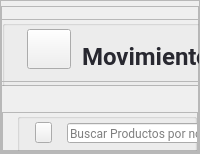
            <widget class="QWidget" name="page_movimientos">
             <layout class="QHBoxLayout" name="horizontalLayout_4">
              <property name="spacing">
               <number>0</number>
              </property>
              <property name="leftMargin">
               <number>0</number>
              </property>
              <property name="topMargin">
               <number>0</number>
              </property>
              <property name="rightMargin">
               <number>0</number>
              </property>
              <property name="bottomMargin">
               <number>0</number>
              </property>
              <item>
               <widget class="QFrame" name="container_mov_2">
                <property name="frameShape">
                 <enum>QFrame::StyledPanel</enum>
                </property>
                <property name="frameShadow">
                 <enum>QFrame::Raised</enum>
                </property>
                <layout class="QVBoxLayout" name="verticalLayout_27" stretch="0,0,0">
                 <property name="spacing">
                  <number>0</number>
                 </property>
                 <property name="leftMargin">
                  <number>0</number>
                 </property>
                 <property name="topMargin">
                  <number>0</number>
                 </property>
                 <property name="rightMargin">
                  <number>0</number>
                 </property>
                 <property name="bottomMargin">
                  <number>0</number>
                 </property>
                 <item>
                  <widget class="QFrame" name="top_frame_mov_2">
                   <property name="minimumSize">
                    <size>
                     <width>1</width>
                     <height>80</height>
                    </size>
                   </property>
                   <property name="maximumSize">
                    <size>
                     <width>387</width>
                     <height>70</height>
                    </size>
                   </property>
                   <property name="frameShape">
                    <enum>QFrame::StyledPanel</enum>
                   </property>
                   <property name="frameShadow">
                    <enum>QFrame::Raised</enum>
                   </property>
                   <widget class="QFrame" name="frame_12">
                    <property name="geometry">
                     <rect>
                      <x>0</x>
                      <y>13</y>
                      <width>431</width>
                      <height>70</height>
                     </rect>
                    </property>
                    <property name="minimumSize">
                     <size>
                      <width>354</width>
                      <height>70</height>
                     </size>
                    </property>
                    <property name="maximumSize">
                     <size>
                      <width>16777215</width>
                      <height>50</height>
                     </size>
                    </property>
                    <property name="frameShape">
                     <enum>QFrame::StyledPanel</enum>
                    </property>
                    <property name="frameShadow">
                     <enum>QFrame::Raised</enum>
                    </property>
                    <layout class="QVBoxLayout" name="verticalLayout_29">
                     <property name="spacing">
                      <number>0</number>
                     </property>
                     <property name="leftMargin">
                      <number>0</number>
                     </property>
                     <property name="topMargin">
                      <number>0</number>
                     </property>
                     <property name="rightMargin">
                      <number>0</number>
                     </property>
                     <property name="bottomMargin">
                      <number>0</number>
                     </property>
                     <item>
                      <widget class="QGroupBox" name="groupBox_8">
                       <property name="minimumSize">
                        <size>
                         <width>384</width>
                         <height>0</height>
                        </size>
                       </property>
                       <property name="title">
                        <string/>
                       </property>
                       <widget class="QLabel" name="label_27">
                        <property name="geometry">
                         <rect>
                          <x>80</x>
                          <y>10</y>
                          <width>152</width>
                          <height>52</height>
                         </rect>
                        </property>
                        <property name="minimumSize">
                         <size>
                          <width>152</width>
                          <height>0</height>
                         </size>
                        </property>
                        <property name="maximumSize">
                         <size>
                          <width>120</width>
                          <height>16777215</height>
                         </size>
                        </property>
                        <property name="font">
                         <font>
                          <family>Roboto</family>
                          <pointsize>18</pointsize>
                          <weight>75</weight>
                          <bold>true</bold>
                         </font>
                        </property>
                        <property name="styleSheet">
                         <string notr="true">color: #282830 ;
</string>
                        </property>
                        <property name="text">
                         <string>Movimientos</string>
                        </property>
                        <property name="alignment">
                         <set>Qt::AlignLeading|Qt::AlignLeft|Qt::AlignVCenter</set>
                        </property>
                       </widget>
                       <widget class="QPushButton" name="pushButton_16">
                        <property name="geometry">
                         <rect>
                          <x>20</x>
                          <y>9</y>
                          <width>49</width>
                          <height>40</height>
                         </rect>
                        </property>
                        <property name="maximumSize">
                         <size>
                          <width>60</width>
                          <height>60</height>
                         </size>
                        </property>
                        <property name="styleSheet">
                         <string notr="true">margin-left:5px</string>
                        </property>
                        <property name="text">
                         <string/>
                        </property>
                        <property name="icon">
                         <iconset resource="img/img_oficiales.qrc">
                          <normaloff>:/img/trading.png</normaloff>:/img/trading.png</iconset>
                        </property>
                        <property name="iconSize">
                         <size>
                          <width>40</width>
                          <height>40</height>
                         </size>
                        </property>
                       </widget>
                       <widget class="QPushButton" name="pushButton_17">
                        <property name="geometry">
                         <rect>
                          <x>230</x>
                          <y>23</y>
                          <width>35</width>
                          <height>26</height>
                         </rect>
                        </property>
                        <property name="minimumSize">
                         <size>
                          <width>0</width>
                          <height>26</height>
                         </size>
                        </property>
                        <property name="maximumSize">
                         <size>
                          <width>39</width>
                          <height>16777215</height>
                         </size>
                        </property>
                        <property name="font">
                         <font>
                          <family>Roboto</family>
                          <pointsize>9</pointsize>
                          <weight>75</weight>
                          <bold>true</bold>
                         </font>
                        </property>
                        <property name="cursor">
                         <cursorShape>PointingHandCursor</cursorShape>
                        </property>
                        <property name="styleSheet">
                         <string notr="true">QPushButton{
background-color: rgb(71, 71, 103);
color:#fff;
border-radius: 5px;
}

QPushButton:hover{
background-color: rgba(71, 71, 103,180);

}</string>
                        </property>
                        <property name="text">
                         <string/>
                        </property>
                        <property name="icon">
                         <iconset resource="img/img_oficiales.qrc">
                          <normaloff>:/img/plus.png</normaloff>:/img/plus.png</iconset>
                        </property>
                        <property name="iconSize">
                         <size>
                          <width>13</width>
                          <height>13</height>
                         </size>
                        </property>
                       </widget>
                      </widget>
                     </item>
                    </layout>
                   </widget>
                  </widget>
                 </item>
                 <item>
                  <widget class="QFrame" name="mid_mov_2">
                   <property name="maximumSize">
                    <size>
                     <width>16777215</width>
                     <height>70</height>
                    </size>
                   </property>
                   <property name="frameShape">
                    <enum>QFrame::StyledPanel</enum>
                   </property>
                   <property name="frameShadow">
                    <enum>QFrame::Raised</enum>
                   </property>
                   <layout class="QVBoxLayout" name="verticalLayout_30">
                    <property name="spacing">
                     <number>0</number>
                    </property>
                    <property name="leftMargin">
                     <number>0</number>
                    </property>
                    <property name="topMargin">
                     <number>30</number>
                    </property>
                    <property name="rightMargin">
                     <number>0</number>
                    </property>
                    <property name="bottomMargin">
                     <number>0</number>
                    </property>
                    <item alignment="Qt::AlignBottom">
                     <widget class="QFrame" name="frame_21">
                      <property name="minimumSize">
                       <size>
                        <width>0</width>
                        <height>50</height>
                       </size>
                      </property>
                      <property name="maximumSize">
                       <size>
                        <width>16777215</width>
                        <height>50</height>
                       </size>
                      </property>
                      <property name="frameShape">
                       <enum>QFrame::StyledPanel</enum>
                      </property>
                      <property name="frameShadow">
                       <enum>QFrame::Raised</enum>
                      </property>
                      <layout class="QVBoxLayout" name="verticalLayout_31">
                       <property name="spacing">
                        <number>0</number>
                       </property>
                       <property name="leftMargin">
                        <number>0</number>
                       </property>
                       <property name="topMargin">
                        <number>0</number>
                       </property>
                       <property name="rightMargin">
                        <number>0</number>
                       </property>
                       <property name="bottomMargin">
                        <number>0</number>
                       </property>
                       <item>
                        <widget class="QGroupBox" name="groupBox_9">
                         <property name="minimumSize">
                          <size>
                           <width>0</width>
                           <height>50</height>
                          </size>
                         </property>
                         <property name="styleSheet">
                          <string notr="true">margin-left: 14px</string>
                         </property>
                         <property name="title">
                          <string/>
                         </property>
                         <widget class="QPushButton" name="pushButton_18">
                          <property name="geometry">
                           <rect>
                            <x>18</x>
                            <y>9</y>
                            <width>31</width>
                            <height>21</height>
                           </rect>
                          </property>
                          <property name="minimumSize">
                           <size>
                            <width>0</width>
                            <height>21</height>
                           </size>
                          </property>
                          <property name="cursor">
                           <cursorShape>PointingHandCursor</cursorShape>
                          </property>
                          <property name="text">
                           <string/>
                          </property>
                          <property name="icon">
                           <iconset resource="img/img_oficiales.qrc">
                            <normaloff>:/img/LupaB.png</normaloff>:/img/LupaB.png</iconset>
                          </property>
                          <property name="iconSize">
                           <size>
                            <width>52</width>
                            <height>82</height>
                           </size>
                          </property>
                         </widget>
                         <widget class="QLineEdit" name="lineEdit_5">
                          <property name="geometry">
                           <rect>
                            <x>50</x>
                            <y>10</y>
                            <width>301</width>
                            <height>20</height>
                           </rect>
                          </property>
                          <property name="minimumSize">
                           <size>
                            <width>0</width>
                            <height>20</height>
                           </size>
                          </property>
                          <property name="styleSheet">
                           <string notr="true">font-family: Roboto;
</string>
                          </property>
                          <property name="text">
                           <string/>
                          </property>
                          <property name="placeholderText">
                           <string>Buscar Productos por nombre o palabra clave</string>
                          </property>
                         </widget>
                        </widget>
                       </item>
                      </layout>
                     </widget>
                    </item>
                   </layout>
                  </widget>
                 </item>
                 <item>
                  <widget class="QFrame" name="bottom_mov_2">
                   <property name="frameShape">
                    <enum>QFrame::StyledPanel</enum>
                   </property>
                   <property name="frameShadow">
                    <enum>QFrame::Raised</enum>
                   </property>
                   <layout class="QVBoxLayout" name="verticalLayout_32">
                    <property name="spacing">
                     <number>0</number>
                    </property>
                    <property name="leftMargin">
                     <number>0</number>
                    </property>
                    <property name="topMargin">
                     <number>0</number>
                    </property>
                    <property name="rightMargin">
                     <number>0</number>
                    </property>
                    <property name="bottomMargin">
                     <number>0</number>
                    </property>
                    <item>
                     <widget class="QFrame" name="frame_22">
                      <property name="frameShape">
                       <enum>QFrame::StyledPanel</enum>
                      </property>
                      <property name="frameShadow">
                       <enum>QFrame::Raised</enum>
                      </property>
                      <widget class="QTableWidget" name="tableWidget_movimientos_2">
                       <property name="geometry">
                        <rect>
                         <x>40</x>
                         <y>50</y>
                         <width>921</width>
                         <height>371</height>
                        </rect>
                       </property>
                       <property name="styleSheet">
                        <string notr="true">QTableWidget{
font-size: 11pt;
margin-top:15px;
color: #000;
font-family: Roboto;
text-align:center;
}
QHeaderView::section {
    background-color: #394353;
	border-radius: 11px;
	color:#fff;
    font-size: 9pt;
	font-family:Roboto;
    border-left: 1px solid #394353;

}

QHeaderView::section:horizontal
{
    border-top: 1px solid #394353;

}

QHeaderView::section:vertical
{

    border-left: 1px solid #394353;
}</string>
                       </property>
                       <property name="editTriggers">
                        <set>QAbstractItemView::NoEditTriggers</set>
                       </property>
                       <property name="showGrid">
                        <bool>false</bool>
                       </property>
                       <attribute name="horizontalHeaderVisible">
                        <bool>false</bool>
                       </attribute>
                       <attribute name="horizontalHeaderCascadingSectionResizes">
                        <bool>true</bool>
                       </attribute>
                       <attribute name="horizontalHeaderDefaultSectionSize">
                        <number>135</number>
                       </attribute>
                       <attribute name="horizontalHeaderShowSortIndicator" stdset="0">
                        <bool>true</bool>
                       </attribute>
                       <attribute name="horizontalHeaderStretchLastSection">
                        <bool>true</bool>
                       </attribute>
                       <attribute name="verticalHeaderVisible">
                        <bool>false</bool>
                       </attribute>
                       <attribute name="verticalHeaderDefaultSectionSize">
                        <number>41</number>
                       </attribute>
                       <row>
                        <property name="text">
                         <string>New Row</string>
                        </property>
                       </row>
                       <row>
                        <property name="text">
                         <string>New Row</string>
                        </property>
                       </row>
                       <row>
                        <property name="text">
                         <string>New Row</string>
                        </property>
                       </row>
                       <row>
                        <property name="text">
                         <string>New Row</string>
                        </property>
                       </row>
                       <column>
                        <property name="text">
                         <string>New Column</string>
                        </property>
                       </column>
                       <column>
                        <property name="text">
                         <string>New Column</string>
                        </property>
                       </column>
                       <column>
                        <property name="text">
                         <string>New Column</string>
                        </property>
                       </column>
                       <column>
                        <property name="text">
                         <string>New Column</string>
                        </property>
                       </column>
                       <column>
                        <property name="text">
                         <string>New Column</string>
                        </property>
                       </column>
                       <column>
                        <property name="text">
                         <string>New Column</string>
                        </property>
                       </column>
                       <item row="0" column="0">
                        <property name="text">
                         <string>aa</string>
                        </property>
                       </item>
                       <item row="0" column="1">
                        <property name="text">
                         <string>aa</string>
                        </property>
                       </item>
                       <item row="0" column="2">
                        <property name="text">
                         <string>SZSAAS</string>
                        </property>
                       </item>
                       <item row="0" column="3">
                        <property name="text">
                         <string>SSAASS</string>
                        </property>
                       </item>
                       <item row="0" column="4">
                        <property name="text">
                         <string>aaaaa</string>
                        </property>
                       </item>
                       <item row="0" column="5">
                        <property name="text">
                         <string>aaaaaaa</string>
                        </property>
                       </item>
                       <item row="1" column="2">
                        <property name="text">
                         <string>aaaaaaaaaaa</string>
                        </property>
                       </item>
                       <item row="1" column="3">
                        <property name="text">
                         <string>aaaaaaaaaaaaa</string>
                        </property>
                       </item>
                       <item row="1" column="4">
                        <property name="text">
                         <string>aaaaaaaaa</string>
                        </property>
                       </item>
                       <item row="1" column="5">
                        <property name="text">
                         <string>aaaaaaaaaa</string>
                        </property>
                       </item>
                      </widget>
                      <widget class="QFrame" name="frame_23">
                       <property name="geometry">
                        <rect>
                         <x>29</x>
                         <y>9</y>
                         <width>831</width>
                         <height>41</height>
                        </rect>
                       </property>
                       <property name="minimumSize">
                        <size>
                         <width>56</width>
                         <height>41</height>
                        </size>
                       </property>
                       <property name="styleSheet">
                        <string notr="true">background-color: rgb(232, 232, 232);
border-radius:15px;</string>
                       </property>
                       <property name="frameShape">
                        <enum>QFrame::StyledPanel</enum>
                       </property>
                       <property name="frameShadow">
                        <enum>QFrame::Raised</enum>
                       </property>
                       <widget class="QLabel" name="label_28">
                        <property name="geometry">
                         <rect>
                          <x>20</x>
                          <y>10</y>
                          <width>47</width>
                          <height>18</height>
                         </rect>
                        </property>
                        <property name="font">
                         <font>
                          <family>Roboto</family>
                          <pointsize>11</pointsize>
                          <weight>75</weight>
                          <bold>true</bold>
                         </font>
                        </property>
                        <property name="styleSheet">
                         <string notr="true">background: none;
color: #282830 ;
</string>
                        </property>
                        <property name="text">
                         <string>Código</string>
                        </property>
                       </widget>
                       <widget class="QLabel" name="label_29">
                        <property name="geometry">
                         <rect>
                          <x>130</x>
                          <y>10</y>
                          <width>79</width>
                          <height>18</height>
                         </rect>
                        </property>
                        <property name="font">
                         <font>
                          <family>Roboto</family>
                          <pointsize>11</pointsize>
                          <weight>75</weight>
                          <bold>true</bold>
                         </font>
                        </property>
                        <property name="styleSheet">
                         <string notr="true">background: none;
color: #282830 ;

</string>
                        </property>
                        <property name="text">
                         <string>Descripción</string>
                        </property>
                       </widget>
                       <widget class="QLabel" name="label_30">
                        <property name="geometry">
                         <rect>
                          <x>400</x>
                          <y>10</y>
                          <width>132</width>
                          <height>18</height>
                         </rect>
                        </property>
                        <property name="font">
                         <font>
                          <family>Roboto</family>
                          <pointsize>11</pointsize>
                          <weight>75</weight>
                          <bold>true</bold>
                         </font>
                        </property>
                        <property name="styleSheet">
                         <string notr="true">background: none;
color: #282830 ;
</string>
                        </property>
                        <property name="text">
                         <string>Tipo de Movimiento</string>
                        </property>
                       </widget>
                       <widget class="QLabel" name="label_32">
                        <property name="geometry">
                         <rect>
                          <x>690</x>
                          <y>9</y>
                          <width>71</width>
                          <height>18</height>
                         </rect>
                        </property>
                        <property name="font">
                         <font>
                          <family>Roboto</family>
                          <pointsize>11</pointsize>
                          <weight>75</weight>
                          <bold>true</bold>
                         </font>
                        </property>
                        <property name="styleSheet">
                         <string notr="true">background: none;
color: #282830 ;
text-align:left;
</string>
                        </property>
                        <property name="text">
                         <string> Motivo</string>
                        </property>
                       </widget>
                       <widget class="QLabel" name="label_31">
                        <property name="geometry">
                         <rect>
                          <x>560</x>
                          <y>10</y>
                          <width>80</width>
                          <height>18</height>
                         </rect>
                        </property>
                        <property name="font">
                         <font>
                          <family>Roboto</family>
                          <pointsize>11</pointsize>
                          <weight>75</weight>
                          <bold>true</bold>
                         </font>
                        </property>
                        <property name="styleSheet">
                         <string notr="true">background: none;
color: #282830 ;
</string>
                        </property>
                        <property name="text">
                         <string> Fecha</string>
                        </property>
                       </widget>
                       <widget class="QLabel" name="label_33">
                        <property name="geometry">
                         <rect>
                          <x>280</x>
                          <y>10</y>
                          <width>61</width>
                          <height>18</height>
                         </rect>
                        </property>
                        <property name="font">
                         <font>
                          <family>Roboto</family>
                          <pointsize>11</pointsize>
                          <weight>75</weight>
                          <bold>true</bold>
                         </font>
                        </property>
                        <property name="styleSheet">
                         <string notr="true">background: none;
color: #282830 ;

</string>
                        </property>
                        <property name="text">
                         <string>Cantidad</string>
                        </property>
                       </widget>
                      </widget>
                     </widget>
                    </item>
                   </layout>
                  </widget>
                 </item>
                </layout>
               </widget>
              </item>
             </layout>
            </widget>
